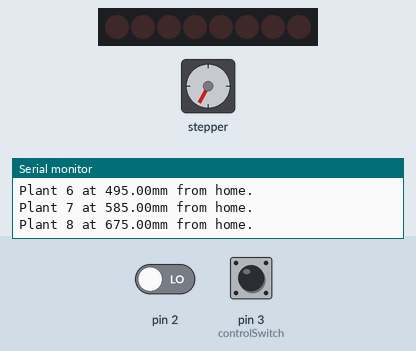
The sketch below on a simulated Arduino Uno, built with avr-gcc and run on an emulated ATmega328P. Parts: 8 shift-register outputs drawn as a row of LEDs (first output left, lit = HIGH), stepper motor, the last lines printed to the serial monitor. Wiring (inferred from the names in the program): shift register (74HC595): data pin 4; shift clock pin 5; latch pin 6. Wiring (inferred from the signals the program sends): row of LEDs: on Q0, Q1, Q2, Q3, Q4, Q5, Q6, Q7. The inputs (shaded band) are chosen by the test bench; at power-on: pin 3 (controlSwitch) LOW, pin 2 LOW. Stepper angles assume 200 steps per turn.

Above: at 1.4 s.
1.5 s: pin 3 (controlSwitch) pulled HIGH for 0.15 s
At 1.99 s:
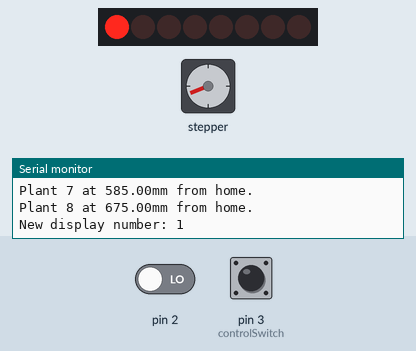
2.2 s: pin 3 (controlSwitch) pulled HIGH for 1 s
At 3.5 s:
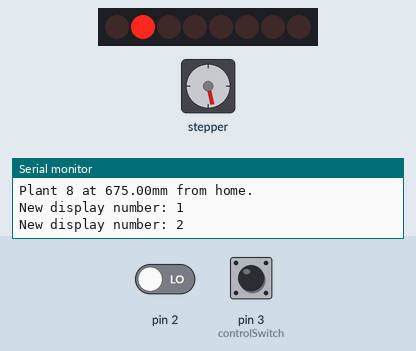
3.8 s: pin 3 (controlSwitch) pulled HIGH for 0.15 s
At 4.1 s:
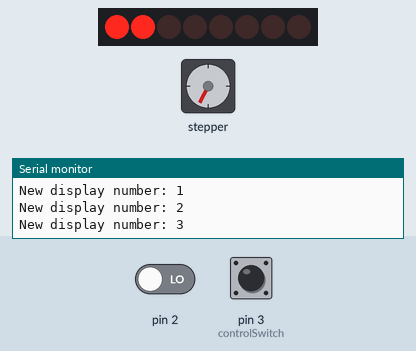
4.5 s: pin 3 (controlSwitch) pulled HIGH for 0.15 s
At 5.0 s:
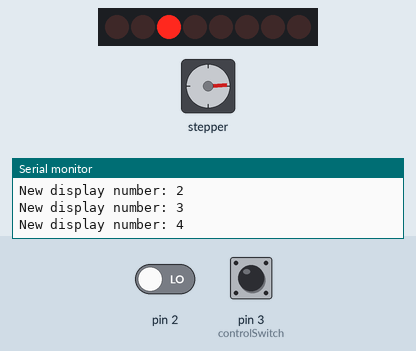
5.2 s: pin 2 driven HIGH
At 6.5 s:
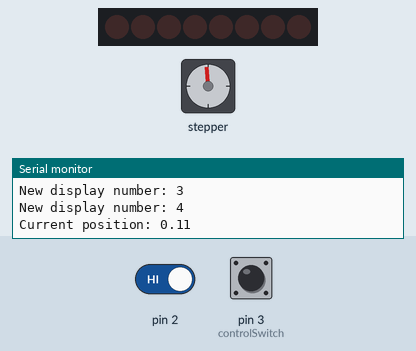
6.8 s: pin 3 (controlSwitch) pulled HIGH for 3.2 s
Timing chart, 0 to 11.6 s (numbered marks = the images above; inputs shaded):
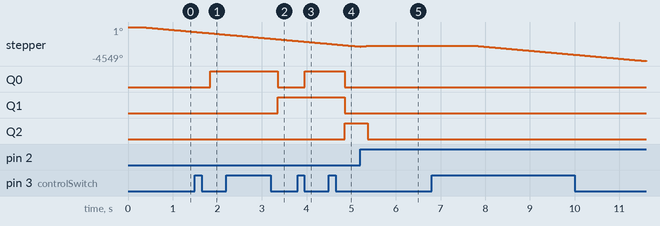

The sketch:

controller.ino
```cpp
// (licence header left out)
#include <Stepper.h>

//Global Constants
const int stepsPerRevolution = 200;  //Steps for full revolution of motor
const float stepLength = 0.29066320618892; //Distance carriage moves per step in mm
const int controlSwitchDelay = 1750; //Number of milliseconds since last button press before movement will occur
const float maxDistance = 720; //Maximum distance in mm that the carriage can travel before the other side hits the right end
const int numberOfPlants = 8; //Number of plants between 0 and 8
const float homeOffset = 15; //Distance from homeswitch close where the home would be in mm
const float spoutOffset = 20.46; //distance in mm from the edge of the carriage that hits the home switch and the center of the water spout

//Pins
// Pin 0 Unused
// Pin 1 Unused
int homeSwitch = 0; //Actually into pin 2 but this is the 0th interrupt pin
int controlSwitch = 3;
int shiftRegisterSerial = 4;
int shiftRegisterClock = 5;
int shiftRegisterLatch = 6;
int stepperEnable = 7;
Stepper stepperMotor(stepsPerRevolution, 8,9, 10, 11);
// Pin 12 Unused
// Pin 13 Unused

//Global and Starting State Variables
int oldControlSwitchState = LOW;
unsigned long controlSwitchTimeOnDown = 0;
unsigned long timeOfLastShortPress = 0;
volatile int displayNumber = 0;
volatile int oldDisplayNumber = 0;
volatile float currentPosition = 0;
volatile float absoluteDistance = maxDistance + homeOffset;
volatile int direction = -1;

//Setup
void setup() {

  //Pin Modes
  attachInterrupt(homeSwitch, resetHomePosition, RISING);
  pinMode(controlSwitch, INPUT);
  pinMode(shiftRegisterSerial, OUTPUT);
  pinMode(shiftRegisterClock, OUTPUT);
  pinMode(shiftRegisterLatch, OUTPUT);
  pinMode(stepperEnable, OUTPUT);

  //Starting State and Settings
  digitalWrite(stepperEnable, LOW);
  stepperMotor.setSpeed(100);
  Serial.begin(9600);

  //Print out the plant locations
  printPlantLocations();
}

//Main Loop
void loop() {

  //Movement logic sends carriage to a location based on distance in mm and direction (-1 is right, 1 is left)
  if (absoluteDistance > 0) {
    digitalWrite(stepperEnable, HIGH);
    stepperMotor.step(direction); //Move a single step either right or left based on sign
    if (currentPosition >= maxDistance + spoutOffset) {
      absoluteDistance = 0;
    } else {
      currentPosition += (direction * stepLength);
      absoluteDistance -= stepLength;
      if (absoluteDistance <= 0) {
        Serial.print("Current position: ");
        Serial.println(currentPosition);
      }
    }
  }
  digitalWrite(stepperEnable, LOW);

  //Selection of location logic
  if (displayNumber != oldDisplayNumber && getTimeSinceLastShortPress() > controlSwitchDelay){
    Serial.print("New location: ");
    Serial.println(displayNumber);
    float relativeDistance = getPlantLocation(displayNumber) - currentPosition;
    absoluteDistance = abs(relativeDistance);
    direction = relativeDistance/ abs(relativeDistance);
    oldDisplayNumber = displayNumber;
  }

  //Control switch logic
  int controlSwitchState = digitalRead(controlSwitch);

  if(controlSwitchState != oldControlSwitchState) {
    if (controlSwitchState == HIGH){
      controlSwitchTimeOnDown = millis();
    }
    oldControlSwitchState = controlSwitchState;
  }

  if (controlSwitchTimeOnDown > 0){
    int controlSwitchPressLength = millis() - controlSwitchTimeOnDown;
    if (controlSwitchState == HIGH) {
      if (controlSwitchPressLength >= 1000 ) {
        //Logic on long press
        currentPosition = 0;
        absoluteDistance = maxDistance + homeOffset;
        direction = -1;
        Serial.println("Homing...");

        //Reset logic
        controlSwitchTimeOnDown = 0;
      }
    } else {
      //Logic on short press

      if (displayNumber == 8) {
        displayNumber = 0;
      } else {
        displayNumber++;
      }
      timeOfLastShortPress = millis();
      Serial.print("New display number: ");
      Serial.println(displayNumber);

      //Reset logic
      controlSwitchTimeOnDown = 0;
    }
  }
  setDisplayNumber(displayNumber);

}

//Helper Functions
void setDisplayNumber(int number){
  digitalWrite(shiftRegisterLatch, LOW);
  shiftOut(shiftRegisterSerial, shiftRegisterClock, MSBFIRST, number);
  digitalWrite(shiftRegisterLatch, HIGH);
}

unsigned long getTimeSinceLastShortPress(){
  if (timeOfLastShortPress == 0){
    return 0;
  } else {
    return millis() - timeOfLastShortPress;
  }
}

float getPlantLocation(int plantNumber){
  if (plantNumber == 0){
    return 0;
  }
  float plantWidth = maxDistance / numberOfPlants;
  return ((plantNumber - 1) * plantWidth ) + (.5 * plantWidth);
}

void printPlantLocations(){
  Serial.println("Please place your plants at these distances from the water spout center at home:");
  for (int p = 1; p <= numberOfPlants; p++){
    Serial.print("Plant ");
    Serial.print(p);
    Serial.print(" at ");
    Serial.print(getPlantLocation(p));
    Serial.println("mm from home.");
  }
}

//Interrupt Functions
void resetHomePosition(){
  direction = 1;
  currentPosition = - homeOffset;
  absoluteDistance = homeOffset;
  displayNumber = 0;
  oldDisplayNumber = 0;
}
```

Measured:
- after the input at 1.5 s, Q0: LOW → HIGH after 0.35 s
- after the input at 2.2 s, Q0: HIGH → LOW after 1.2 s; Q1: LOW → HIGH after 1.2 s
- after the input at 3.8 s, Q0: LOW → HIGH after 0.15 s
- after the input at 4.5 s, Q0, Q1: HIGH → LOW after 0.36 s; Q2: LOW → HIGH after 0.36 s
- after the input at 5.2 s, Q2: HIGH → LOW after 0.17 s
- after the input at 6.8 s, stepper: keeps turning counter-clockwise at about 533°/s, starting after 1.0 s
